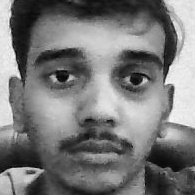
#> input picture data/dataset/User.1.1.jpg, 195 x 195 px; its folder holds only this picture in this run
$ python 02_train_model.py
#> lines starting #> are read from the running program, lines starting #| are printed output that depends on the picture
### shared/paths.py
from __future__ import annotations

import os
import sys
from pathlib import Path


def is_frozen() -> bool:
    return bool(getattr(sys, "frozen", False)) and hasattr(sys, "_MEIPASS")


def bundle_dir() -> Path:
    """Directory containing bundled read-only resources.

    - Dev: repo root
    - PyInstaller: sys._MEIPASS
    """

    if is_frozen():
        return Path(getattr(sys, "_MEIPASS")).resolve()
    return Path(__file__).resolve().parents[1]


def runtime_dir() -> Path:
    """Writable runtime directory.

    - Dev: repo root
    - PyInstaller: folder containing the .exe (portable) OR LocalAppData fallback
    """

    override = os.getenv("FACEATTENDANCE_RUNTIME_DIR")
    if override:
        return Path(override).expanduser().resolve()

    if is_frozen():
        exe_dir = Path(sys.executable).resolve().parent
        # Prefer portable behavior when possible (write next to exe).
        try:
            test_path = exe_dir / ".faceattendance_write_test"
            test_path.write_text("ok", encoding="utf-8")
            test_path.unlink(missing_ok=True)
            return exe_dir
        except OSError:
            base = os.getenv("LOCALAPPDATA") or os.getenv("APPDATA")
            if base:
                return (Path(base) / "FaceAttendance").resolve()
            # Last resort: fall back to exe directory.
            return exe_dir
    return Path(__file__).resolve().parents[1]


def assets_dir() -> Path:
    return bundle_dir() / "assets"


def data_dir() -> Path:
    path = runtime_dir() / "data"
    path.mkdir(parents=True, exist_ok=True)
    return path


def models_dir() -> Path:
    path = runtime_dir() / "models"
    path.mkdir(parents=True, exist_ok=True)
    return path

### scripts/02_train_model.py
import cv2
import numpy as np
from PIL import Image
import sys
from pathlib import Path

ROOT_DIR = Path(__file__).resolve().parents[1]
if str(ROOT_DIR) not in sys.path:
    sys.path.append(str(ROOT_DIR))

from shared.paths import assets_dir, data_dir, models_dir

DATA_DIR = data_dir()
MODELS_DIR = models_dir()
DATASET_DIR = DATA_DIR / 'dataset'
CASCADE_PATH = assets_dir() / 'haarcascade_frontalface_default.xml'
MODEL_PATH = MODELS_DIR / 'trainer.yml'
FACE_SIZE = (200, 200)


def get_images_and_labels(dataset_dir: Path):
    image_paths = sorted(dataset_dir.glob('User.*.jpg'))
    if not image_paths:
        raise FileNotFoundError('Dataset is empty. Run 01_create_dataset.py first.')

    detector = cv2.CascadeClassifier(str(CASCADE_PATH))
    clahe = cv2.createCLAHE(clipLimit=2.0, tileGridSize=(8, 8))
    face_samples, ids = [], []

    for image_path in image_paths:
        try:
            pil_img = Image.open(image_path).convert('L')
#> pil_img is the input picture: PIL image 195x195 L; min 4, max 248, mean 120.3
        except IOError:
            print(f'[WARN] Could not read {image_path}, skipping...')
            continue

        img_numpy = np.array(pil_img, 'uint8')
        enhanced = clahe.apply(img_numpy)
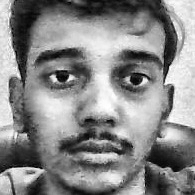
#> enhanced: shape (195, 195); min 2, max 255, mean 135.8

        try:
            label = int(image_path.stem.split('.')[1])
        except (IndexError, ValueError):
            print(f'[WARN] Unexpected filename format: {image_path.name}, skipping...')
            continue

        faces = detector.detectMultiScale(
            enhanced, scaleFactor=1.1, minNeighbors=6, minSize=(80, 80)
        )
#> faces = [[9, 9, 175, 175]]

        # Most dataset images are already cropped face ROIs.
        # If the cascade can't find a face in the ROI, fall back to using the full frame.
        if len(faces) == 0:
            h, w = enhanced.shape[:2]
            faces = [(0, 0, w, h)]

        for x, y, w, h in faces:
            roi = enhanced[y : y + h, x : x + w]
            roi = cv2.resize(roi, FACE_SIZE)
            face_samples.append(roi)
            ids.append(label)
#> this loop made 1 pass
#> pass 1, in get_images_and_labels, `roi = enhanced[y : y + h, x : x + w]`:
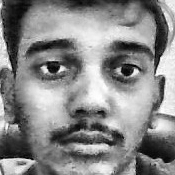
#> roi: shape (175, 175); min 2, max 255, mean 135.6
#> pass 1, in get_images_and_labels, `roi = cv2.resize(roi, FACE_SIZE)`:
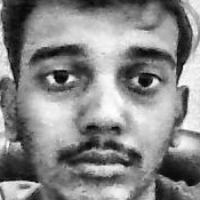
#> roi: shape (200, 200); min 4, max 255, mean 135.5
#> after the loop, face_samples = 1 item; ids = [1]

    if not ids:
        raise RuntimeError('No faces were detected inside the dataset. Ensure captures are clear.')

    return face_samples, ids


def main():
    print('\n[INFO] Training faces. Grab a coffee—this may take a bit...')
    faces, ids = get_images_and_labels(DATASET_DIR)
#> faces = 1 item; ids = [1]

    # NOTE: Keep these parameters in sync with backend.attendance_core.run_recognition.
    # Using neighbors=16 explodes histogram size (2^16 bins per cell) and creates multi-GB models.
    recognizer = cv2.face.LBPHFaceRecognizer_create(radius=2, neighbors=8, grid_x=8, grid_y=8)
    recognizer.train(faces, np.array(ids))
    MODEL_PATH.parent.mkdir(exist_ok=True)
    recognizer.write(str(MODEL_PATH))

    print(f"\n[INFO] Trained profiles: {len(np.unique(ids))}")
#| [INFO] Trained profiles: 1
    print(f'[INFO] Model saved to {MODEL_PATH}')


if __name__ == '__main__':
    try:
        main()
    except Exception as exc:
        print(f'[ERROR] {exc}')

$ run again, on data/dataset/User.1.14.jpg
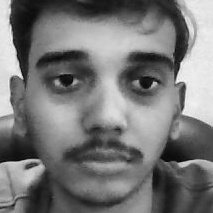
#> input picture data/dataset/User.1.14.jpg, 213 x 213 px
#> in get_images_and_labels, pil_img is the input picture: PIL image 213x213 L; min 5, max 245, mean 118.7
#> in get_images_and_labels, `enhanced = clahe.apply(img_numpy)`:
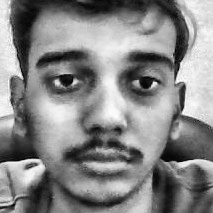
#> enhanced: shape (213, 213); min 3, max 254, mean 133.6
#> in get_images_and_labels, `faces = detector.detectMultiScale( enhanced, scaleFactor=1.1, minNeigh..`: faces = [[11, 11, 186, 186]]
#> the loop in get_images_and_labels, `for x, y, w, h in faces:` made 1 pass
#> pass 1, in get_images_and_labels, `roi = cv2.resize(roi, FACE_SIZE)`:
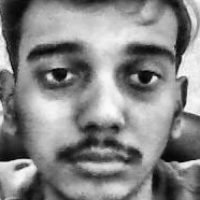
#> roi: shape (200, 200); min 5, max 252, mean 133.8
#> after the loop in get_images_and_labels, `for x, y, w, h in faces:`: face_samples = 1 item; ids = [1]
#> in main, `faces, ids = get_images_and_labels(DATASET_DIR)`: faces = 1 item; ids = [1]
#| [INFO] Trained profiles: 1
